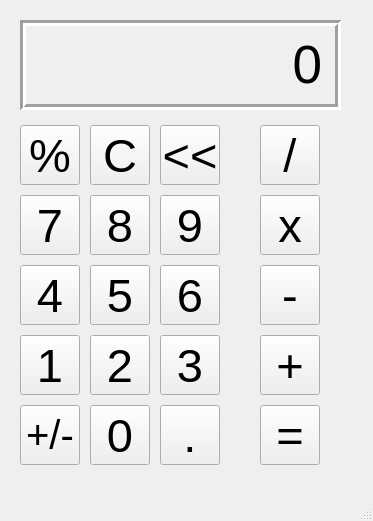
<?xml version="1.0" encoding="UTF-8"?>
<ui version="4.0">
 <class>MainWindow</class>
 <widget class="QMainWindow" name="MainWindow">
  <property name="geometry">
   <rect>
    <x>0</x>
    <y>0</y>
    <width>373</width>
    <height>521</height>
   </rect>
  </property>
  <property name="windowTitle">
   <string>Calculator</string>
  </property>
  <widget class="QWidget" name="centralwidget">
   <widget class="QLabel" name="outputScreen">
    <property name="geometry">
     <rect>
      <x>20</x>
      <y>20</y>
      <width>321</width>
      <height>90</height>
     </rect>
    </property>
    <property name="font">
     <font>
      <family>Arial</family>
      <pointsize>40</pointsize>
      <weight>50</weight>
      <bold>false</bold>
     </font>
    </property>
    <property name="frameShape">
     <enum>QFrame::Box</enum>
    </property>
    <property name="frameShadow">
     <enum>QFrame::Sunken</enum>
    </property>
    <property name="lineWidth">
     <number>3</number>
    </property>
    <property name="text">
     <string>0</string>
    </property>
    <property name="alignment">
     <set>Qt::AlignRight|Qt::AlignTrailing|Qt::AlignVCenter</set>
    </property>
   </widget>
   <widget class="QPushButton" name="percentButton">
    <property name="geometry">
     <rect>
      <x>20</x>
      <y>125</y>
      <width>60</width>
      <height>60</height>
     </rect>
    </property>
    <property name="font">
     <font>
      <pointsize>35</pointsize>
     </font>
    </property>
    <property name="text">
     <string>%</string>
    </property>
   </widget>
   <widget class="QPushButton" name="clearButton">
    <property name="geometry">
     <rect>
      <x>90</x>
      <y>125</y>
      <width>60</width>
      <height>60</height>
     </rect>
    </property>
    <property name="font">
     <font>
      <pointsize>35</pointsize>
     </font>
    </property>
    <property name="text">
     <string>C</string>
    </property>
   </widget>
   <widget class="QPushButton" name="muchGreaterButton">
    <property name="geometry">
     <rect>
      <x>160</x>
      <y>125</y>
      <width>60</width>
      <height>60</height>
     </rect>
    </property>
    <property name="font">
     <font>
      <pointsize>35</pointsize>
     </font>
    </property>
    <property name="text">
     <string>&lt;&lt;</string>
    </property>
   </widget>
   <widget class="QPushButton" name="divideButton">
    <property name="geometry">
     <rect>
      <x>260</x>
      <y>125</y>
      <width>60</width>
      <height>60</height>
     </rect>
    </property>
    <property name="font">
     <font>
      <pointsize>35</pointsize>
     </font>
    </property>
    <property name="text">
     <string>/</string>
    </property>
   </widget>
   <widget class="QPushButton" name="sevenButton">
    <property name="geometry">
     <rect>
      <x>20</x>
      <y>195</y>
      <width>60</width>
      <height>60</height>
     </rect>
    </property>
    <property name="font">
     <font>
      <pointsize>35</pointsize>
     </font>
    </property>
    <property name="text">
     <string>7</string>
    </property>
   </widget>
   <widget class="QPushButton" name="eightButton">
    <property name="geometry">
     <rect>
      <x>90</x>
      <y>195</y>
      <width>60</width>
      <height>60</height>
     </rect>
    </property>
    <property name="font">
     <font>
      <pointsize>35</pointsize>
     </font>
    </property>
    <property name="text">
     <string>8</string>
    </property>
   </widget>
   <widget class="QPushButton" name="nineButton">
    <property name="geometry">
     <rect>
      <x>160</x>
      <y>195</y>
      <width>60</width>
      <height>60</height>
     </rect>
    </property>
    <property name="font">
     <font>
      <pointsize>35</pointsize>
     </font>
    </property>
    <property name="text">
     <string>9</string>
    </property>
   </widget>
   <widget class="QPushButton" name="multiplyButton">
    <property name="geometry">
     <rect>
      <x>260</x>
      <y>195</y>
      <width>60</width>
      <height>60</height>
     </rect>
    </property>
    <property name="font">
     <font>
      <pointsize>35</pointsize>
     </font>
    </property>
    <property name="text">
     <string>x</string>
    </property>
   </widget>
   <widget class="QPushButton" name="fourButton">
    <property name="geometry">
     <rect>
      <x>20</x>
      <y>265</y>
      <width>60</width>
      <height>60</height>
     </rect>
    </property>
    <property name="font">
     <font>
      <pointsize>35</pointsize>
     </font>
    </property>
    <property name="text">
     <string>4</string>
    </property>
   </widget>
   <widget class="QPushButton" name="sixButton">
    <property name="geometry">
     <rect>
      <x>160</x>
      <y>265</y>
      <width>60</width>
      <height>60</height>
     </rect>
    </property>
    <property name="font">
     <font>
      <pointsize>35</pointsize>
     </font>
    </property>
    <property name="text">
     <string>6</string>
    </property>
   </widget>
   <widget class="QPushButton" name="fiveButton">
    <property name="geometry">
     <rect>
      <x>90</x>
      <y>265</y>
      <width>60</width>
      <height>60</height>
     </rect>
    </property>
    <property name="font">
     <font>
      <pointsize>35</pointsize>
     </font>
    </property>
    <property name="text">
     <string>5</string>
    </property>
   </widget>
   <widget class="QPushButton" name="minusButton">
    <property name="geometry">
     <rect>
      <x>260</x>
      <y>265</y>
      <width>60</width>
      <height>60</height>
     </rect>
    </property>
    <property name="font">
     <font>
      <pointsize>35</pointsize>
     </font>
    </property>
    <property name="text">
     <string>-</string>
    </property>
   </widget>
   <widget class="QPushButton" name="threeButton">
    <property name="geometry">
     <rect>
      <x>160</x>
      <y>335</y>
      <width>60</width>
      <height>60</height>
     </rect>
    </property>
    <property name="font">
     <font>
      <pointsize>35</pointsize>
     </font>
    </property>
    <property name="text">
     <string>3</string>
    </property>
   </widget>
   <widget class="QPushButton" name="twoButton">
    <property name="geometry">
     <rect>
      <x>90</x>
      <y>335</y>
      <width>60</width>
      <height>60</height>
     </rect>
    </property>
    <property name="font">
     <font>
      <pointsize>35</pointsize>
     </font>
    </property>
    <property name="text">
     <string>2</string>
    </property>
   </widget>
   <widget class="QPushButton" name="plusButton">
    <property name="geometry">
     <rect>
      <x>260</x>
      <y>335</y>
      <width>60</width>
      <height>60</height>
     </rect>
    </property>
    <property name="font">
     <font>
      <pointsize>35</pointsize>
     </font>
    </property>
    <property name="text">
     <string>+</string>
    </property>
   </widget>
   <widget class="QPushButton" name="oneButton">
    <property name="geometry">
     <rect>
      <x>20</x>
      <y>335</y>
      <width>60</width>
      <height>60</height>
     </rect>
    </property>
    <property name="font">
     <font>
      <pointsize>35</pointsize>
     </font>
    </property>
    <property name="text">
     <string>1</string>
    </property>
   </widget>
   <widget class="QPushButton" name="plusMinusButton">
    <property name="geometry">
     <rect>
      <x>20</x>
      <y>405</y>
      <width>60</width>
      <height>60</height>
     </rect>
    </property>
    <property name="font">
     <font>
      <pointsize>30</pointsize>
     </font>
    </property>
    <property name="text">
     <string>+/-</string>
    </property>
   </widget>
   <widget class="QPushButton" name="zeroButton">
    <property name="geometry">
     <rect>
      <x>90</x>
      <y>405</y>
      <width>60</width>
      <height>60</height>
     </rect>
    </property>
    <property name="font">
     <font>
      <pointsize>35</pointsize>
     </font>
    </property>
    <property name="text">
     <string>0</string>
    </property>
   </widget>
   <widget class="QPushButton" name="dotButton">
    <property name="geometry">
     <rect>
      <x>160</x>
      <y>405</y>
      <width>60</width>
      <height>60</height>
     </rect>
    </property>
    <property name="font">
     <font>
      <pointsize>35</pointsize>
     </font>
    </property>
    <property name="text">
     <string>.</string>
    </property>
   </widget>
   <widget class="QPushButton" name="equalsButton">
    <property name="geometry">
     <rect>
      <x>260</x>
      <y>405</y>
      <width>60</width>
      <height>60</height>
     </rect>
    </property>
    <property name="font">
     <font>
      <pointsize>35</pointsize>
     </font>
    </property>
    <property name="text">
     <string>=</string>
    </property>
   </widget>
  </widget>
  <widget class="QStatusBar" name="statusbar"/>
 </widget>
 <resources/>
 <connections/>
</ui>
